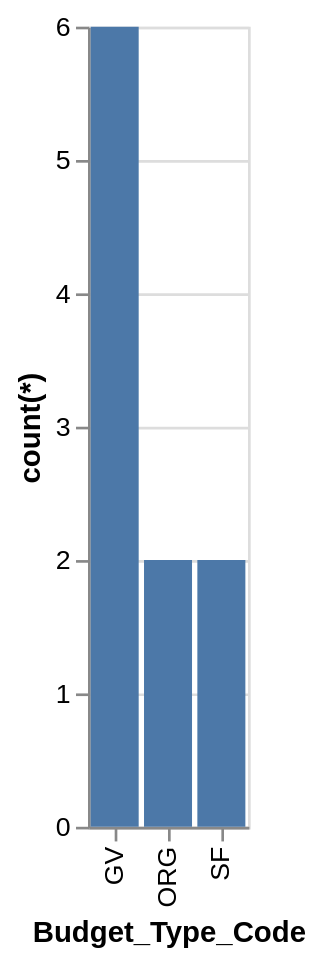

This figure's Vega-Lite source:
### Vega-Lite specification from a JSON file in a GitHub repository (floating-point values rounded to 4 significant figures)
{"data": {"values": [{"x_data": "GV", "y_data": 6}, {"x_data": "ORG", "y_data": 2}, {"x_data": "SF", "y_data": 2}]}, "mark": "bar", "encoding": {"x": {"field": "x_data", "type": "nominal", "title": "Budget_Type_Code", "sort": "ascending"}, "y": {"field": "y_data", "type": "quantitative", "title": "count(*)"}}}
